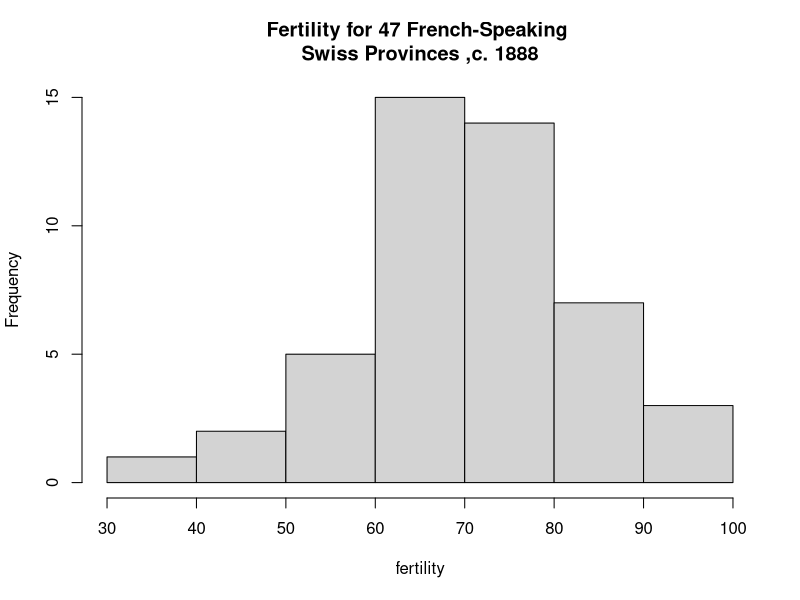
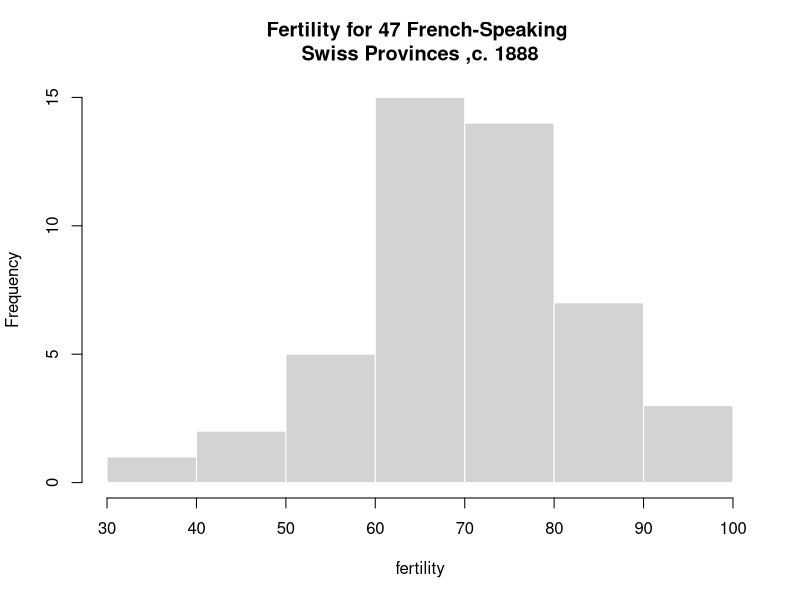
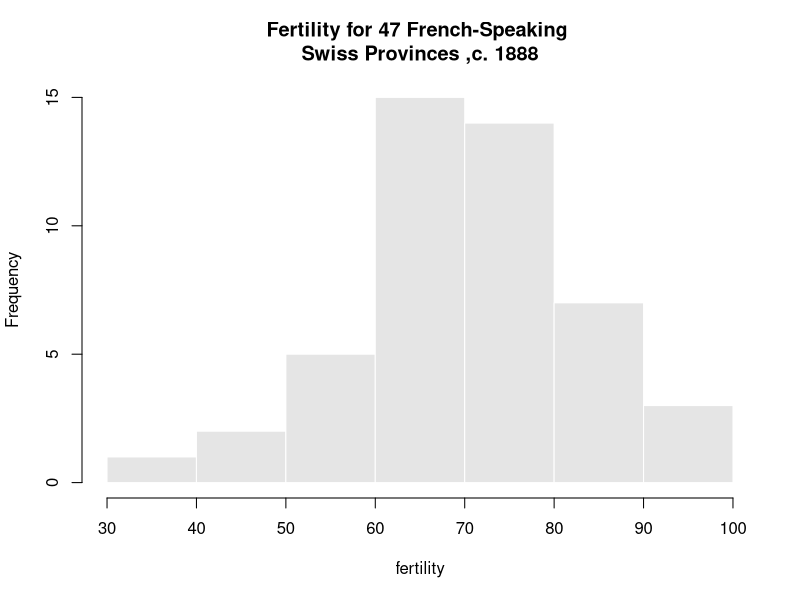
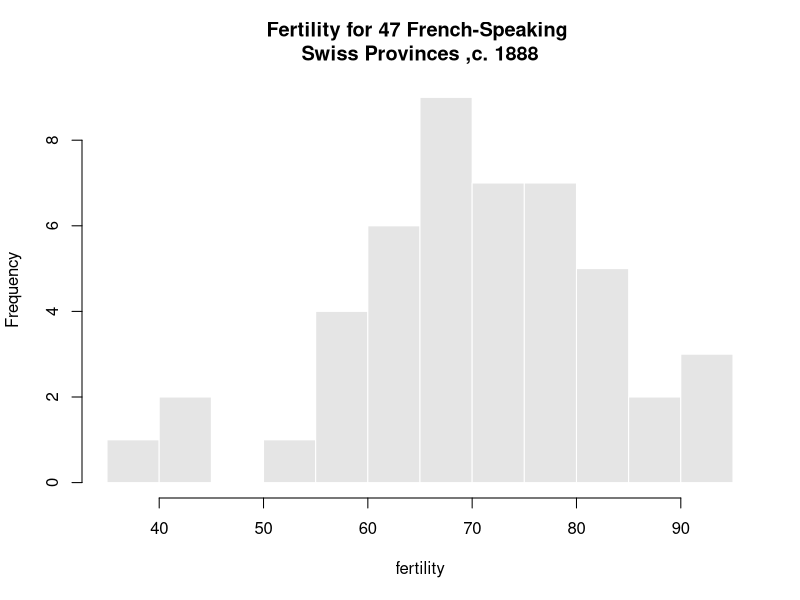
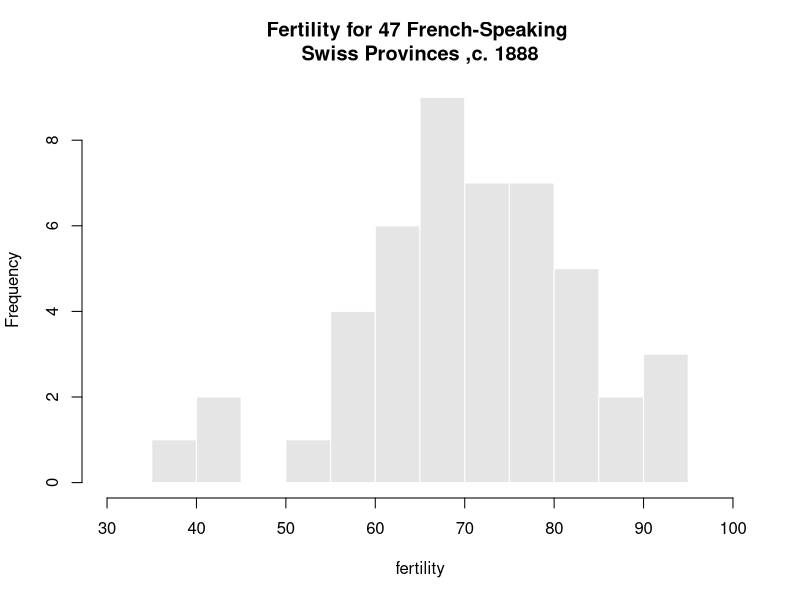
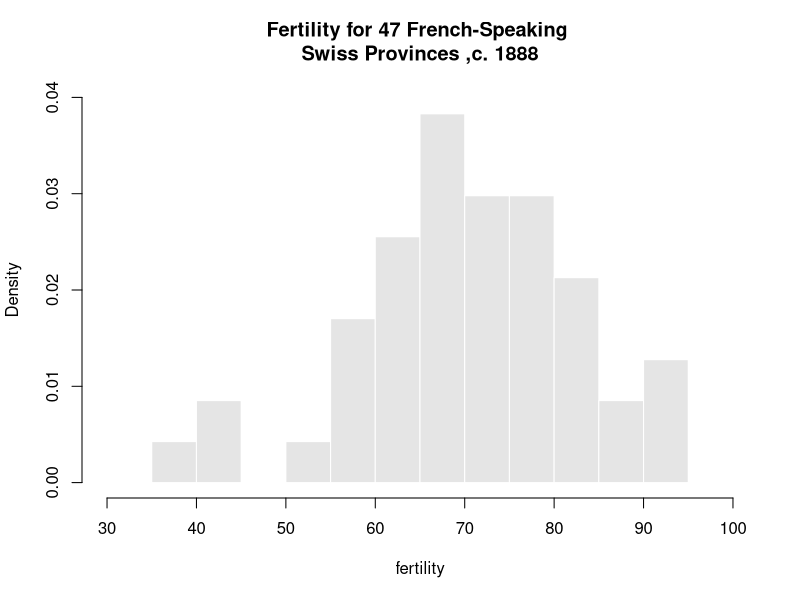
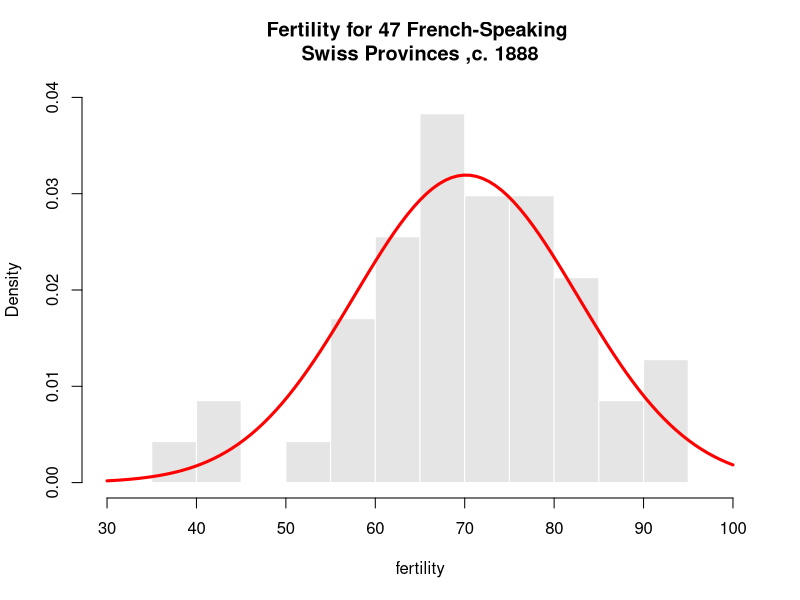
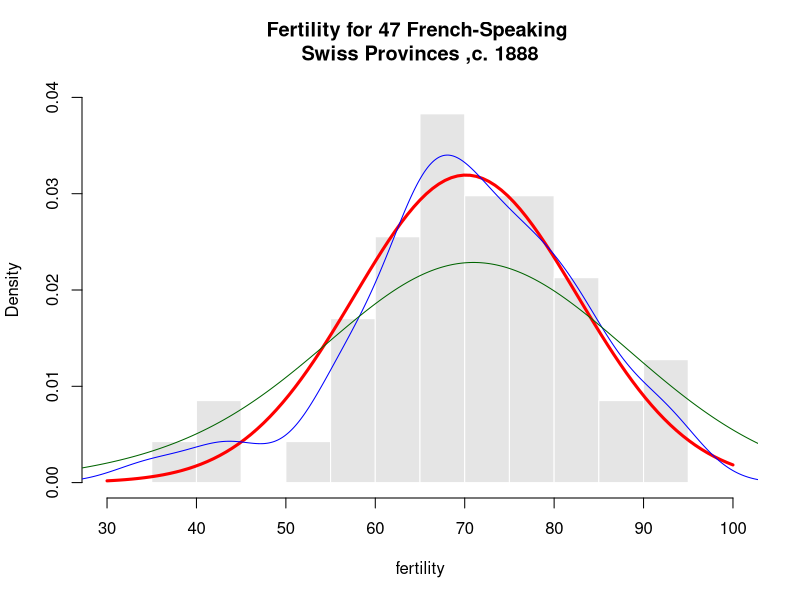

Write the R code that produced these figures, in order.
## ---- chunk 1
require("datasets")
?swiss
swiss
str(swiss)
data("swiss")
fertility<-swiss$Fertility

## ---- chunk 2
#Plots
#Plot1:Histogram

h<-hist(fertility,
        #prob=TRUE,#Flipside of "freq=FALSE"
        #ylim=c(0,0.04),
        #xlim=c(30,100),
        #breaks=11,
        #col="#E5E5E5",
        #border =0,
        main="Fertility for 47 French-Speaking \nSwiss Provinces ,c. 1888")
## ---- chunk 3
#Plots
#Plot1:Histogram

h<-hist(fertility,
        #prob=TRUE,#Flipside of "freq=FALSE"
        #ylim=c(0,0.04),
        #xlim=c(30,100),
        #breaks=11,
        #col="#E5E5E5",
        border =0,
        main="Fertility for 47 French-Speaking \nSwiss Provinces ,c. 1888")
## ---- chunk 4
#Plots
#Plot1:Histogram

h<-hist(fertility,
        #prob=TRUE,#Flipside of "freq=FALSE"
        #ylim=c(0,0.04),
        #xlim=c(30,100),
        #breaks=11,
        col="#E5E5E5",
        border =0,
        main="Fertility for 47 French-Speaking \nSwiss Provinces ,c. 1888")
## ---- chunk 5
#Plots
#Plot1:Histogram

h<-hist(fertility,
        #prob=TRUE,#Flipside of "freq=FALSE"
        #ylim=c(0,0.04),
        #xlim=c(30,100),
        breaks=11,
        col="#E5E5E5",
        border =0,
        main="Fertility for 47 French-Speaking \nSwiss Provinces ,c. 1888")
## ---- chunk 6
#Plots
#Plot1:Histogram

h<-hist(fertility,
        #prob=TRUE,#Flipside of "freq=FALSE"
        #ylim=c(0,0.04),
        xlim=c(30,100),
        breaks=11,
        col="#E5E5E5",
        border =0,
        main="Fertility for 47 French-Speaking \nSwiss Provinces ,c. 1888")
## ---- chunk 7
#Plots
#Plot1:Histogram

h<-hist(fertility,
       prob=TRUE,#Flipside of "freq=FALSE"
        ylim=c(0,0.04),
        xlim=c(30,100),
        breaks=11,
        col="#E5E5E5",
        border =0,
        main="Fertility for 47 French-Speaking \nSwiss Provinces ,c. 1888")
## ---- chunk 8
#Plots
#Plot1:Histogram

h<-hist(fertility,
        prob=TRUE,#Flipside of "freq=FALSE"
      ylim=c(0,0.04),
        xlim=c(30,100),
        breaks=11,
        col="#E5E5E5",
        border =0,
        main="Fertility for 47 French-Speaking \nSwiss Provinces ,c. 1888")
curve(dnorm(x,mean=mean(fertility),sd=sd(fertility)),
      col="red",
      lwd=3,
      add=TRUE)
## ---- chunk 9
#Plots
#Plot1:Histogram

h<-hist(fertility,
        prob=TRUE,#Flipside of "freq=FALSE"
      ylim=c(0,0.04),
        xlim=c(30,100),
        breaks=11,
        col="#E5E5E5",
        border =0,
        main="Fertility for 47 French-Speaking \nSwiss Provinces ,c. 1888")
#Normal-density plot 
curve(dnorm(x,mean=mean(fertility),sd=sd(fertility)),
      col="red",
      lwd=3,
      add=TRUE)
#Plot 3 & 4 : Kernel density lines (if prob=TRUE)
lines(density(fertility),col="blue")
      lines(density(fertility,adjust=3),col="darkgreen")
      
## ---- chunk 10
#Plots
#Plot1:Histogram

h<-hist(fertility,
        prob=TRUE,#Flipside of "freq=FALSE"
      ylim=c(0,0.04),
        xlim=c(30,100),
        breaks=11,
        col="#E5E5E5",
        border =0,
        main="Fertility for 47 French-Speaking \nSwiss Provinces ,c. 1888")
#Normal-density plot 
curve(dnorm(x,mean=mean(fertility),sd=sd(fertility)),
      col="red",
      lwd=3,
      add=TRUE)
#Plot 3 & 4 : Kernel density lines (if prob=TRUE)
lines(density(fertility),col="blue")
      lines(density(fertility,adjust=3),col="darkgreen")
#Plot 5 :Rug (That is, lineplot under histogram)
rug(fertility,col="red")

